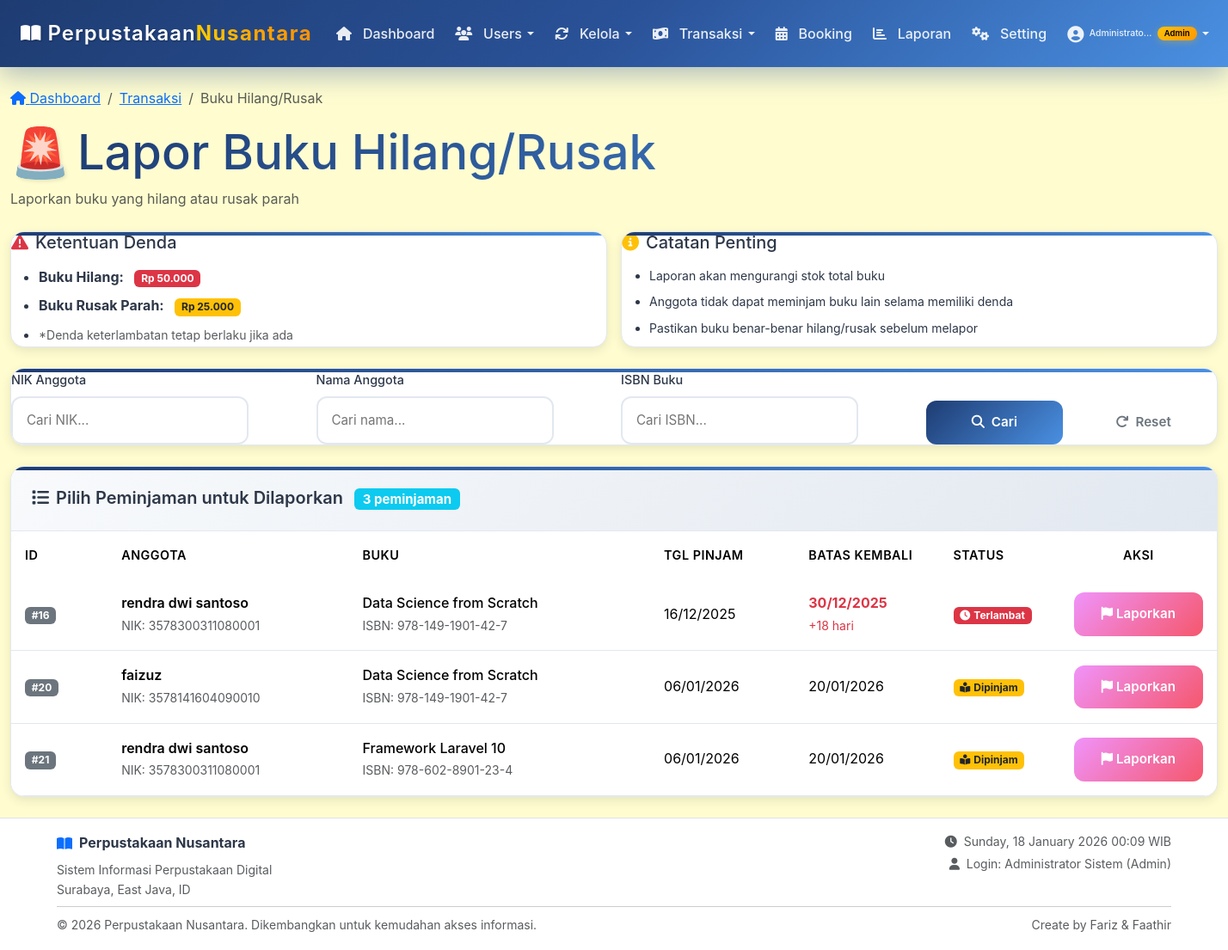
The app's page /admin/transaksi/buku_hilang.php (signed in) with its own data.
### tables this page shows
CREATE TABLE `peminjaman` (
  `id_peminjaman` int(11) NOT NULL,
  `nik` varchar(20) NOT NULL,
  `isbn` varchar(20) NOT NULL,
  `tanggal_pinjam` date NOT NULL,
  `tanggal_kembali` date NOT NULL,
  `status` enum('dipinjam','dikembalikan') DEFAULT 'dipinjam',
  `created_at` timestamp NOT NULL DEFAULT current_timestamp()
);

CREATE TABLE `anggota` (
  `nik` varchar(20) NOT NULL,
  `nama` varchar(100) NOT NULL,
  `no_hp` varchar(15) DEFAULT NULL,
  `alamat` text NOT NULL,
  `created_at` timestamp NOT NULL DEFAULT current_timestamp(),
  `user_id` int(11) DEFAULT NULL
);

CREATE TABLE `buku` (
  `isbn` varchar(20) NOT NULL,
  `judul` varchar(100) NOT NULL,
  `pengarang` varchar(50) NOT NULL,
  `id_penerbit` int(11) DEFAULT NULL,
  `id_rak` int(11) DEFAULT NULL,
  `tahun_terbit` int(4) NOT NULL,
  `stok_total` int(11) DEFAULT 0,
  `stok_tersedia` int(11) DEFAULT 0,
  `status` varchar(20) DEFAULT 'tersedia',
  `created_at` timestamp NOT NULL DEFAULT current_timestamp()
);

### includes/functions.php (called while the page is built, shortened)
<?php
if (!function_exists('formatTanggal')) {
    function formatTanggal($date, $format = 'd/m/Y') {
        return date($format, strtotime($date));
    }
}
?>

### admin/transaksi/buku_hilang.php (the view, shortened to what this page needs)
<?php
require_once '../../includes/functions.php';
include '../../config/database.php';
$stmt = $conn->query("SELECT * FROM pengaturan WHERE setting_key IN ('denda_hilang', 'denda_rusak_parah')");
$denda_settings = [];
while ($row = $stmt->fetch()) {
    $denda_settings[$row['setting_key']] = $row['setting_value'];
}
$denda_hilang = (int)($denda_settings['denda_hilang'] ?? 50000);
$denda_rusak_parah = (int)($denda_settings['denda_rusak_parah'] ?? 25000);
$search_nik = isset($_GET['nik']) ? sanitizeInput($_GET['nik']) : '';
$search_nama = isset($_GET['nama']) ? sanitizeInput($_GET['nama']) : '';
$search_isbn = isset($_GET['isbn']) ? sanitizeInput($_GET['isbn']) : '';
$where_conditions = ["p.status = 'dipinjam'"];
$params = [];
$where_clause = !empty($where_conditions) ? 'WHERE ' . implode(' AND ', $where_conditions) : '';
$stmt = $conn->prepare("
    SELECT p.*, a.nama, b.judul, b.isbn,
           DATEDIFF(CURDATE(), p.tanggal_kembali) as hari_terlambat
    FROM peminjaman p
    JOIN anggota a ON p.nik = a.nik
    JOIN buku b ON p.isbn = b.isbn
    $where_clause
    ORDER BY p.tanggal_kembali ASC
    LIMIT 50
");
$stmt->execute($params);
$peminjaman_aktif = $stmt->fetchAll();
include '../../includes/header.php';
?>
<div class="container-fluid py-4">
    <div class="mb-4">
        <nav aria-label="breadcrumb">
            <ol class="breadcrumb">
                <li class="breadcrumb-item">
                    <a href="../dashboard.php"><i class="fas fa-home"></i> Dashboard</a>
                </li>
                <li class="breadcrumb-item">
                    <a href="peminjaman.php">Transaksi</a>
                </li>
                <li class="breadcrumb-item active">Buku Hilang/Rusak</li>
            </ol>
        </nav>
        <h1 class="h3 mb-2 title-container">
            <span class="logo-emoji">🚨</span>
            <span class="title-gradient">Lapor Buku Hilang/Rusak</span>
        </h1>
        <p class="text-muted mb-0">Laporkan buku yang hilang atau rusak parah</p>
    </div>
    <div class="row g-3 mb-4">
        <div class="col-lg-6">
            <div class="modern-card h-100">
                <div class="card-body">
                    <h5 class="mb-3">
                        <i class="fas fa-exclamation-triangle text-danger me-2"></i>Ketentuan Denda
                    </h5>
                    <ul class="mb-0">
                        <li class="mb-2">
                            <strong>Buku Hilang:</strong>
                            <span class="badge bg-danger ms-2">Rp <?= number_format($denda_hilang, 0, ',', '.') ?></span>
                        </li>
                        <li class="mb-2">
                            <strong>Buku Rusak Parah:</strong>
                            <span class="badge bg-warning text-dark ms-2">Rp <?= number_format($denda_rusak_parah, 0, ',', '.') ?></span>
                        </li>
                        <li>
                            <small class="text-muted">*Denda keterlambatan tetap berlaku jika ada</small>
                        </li>
                    </ul>
                </div>
            </div>
        </div>
        <div class="col-lg-6">
            <div class="modern-card h-100">
                <div class="card-body">
                    <h5 class="mb-3">
                        <i class="fas fa-info-circle text-warning me-2"></i>Catatan Penting
                    </h5>
                    <ul class="mb-0 small">
                        <li class="mb-2">Laporan akan mengurangi stok total buku</li>
                        <li class="mb-2">Anggota tidak dapat meminjam buku lain selama memiliki denda</li>
                        <li>Pastikan buku benar-benar hilang/rusak sebelum melapor</li>
                    </ul>
                </div>
            </div>
        </div>
    </div>
    <div class="modern-card mb-4">
        <div class="card-body">
            <form method="GET" class="row g-3 align-items-end">
                <div class="col-lg-3 col-md-4">
                    <label class="form-label-modern">NIK Anggota</label>
                    <input type="text" name="nik" class="form-control-modern"
                           placeholder="Cari NIK..."
                           value="<?= htmlspecialchars($search_nik) ?>">
                </div>
                <div class="col-lg-3 col-md-4">
                    <label class="form-label-modern">Nama Anggota</label>
                    <input type="text" name="nama" class="form-control-modern"
                           placeholder="Cari nama..."
                           value="<?= htmlspecialchars($search_nama) ?>">
                </div>
                <div class="col-lg-3 col-md-4">
                    <label class="form-label-modern">ISBN Buku</label>
                    <input type="text" name="isbn" class="form-control-modern"
                           placeholder="Cari ISBN..."
                           value="<?= htmlspecialchars($search_isbn) ?>">
                </div>
                <div class="col-lg-3 col-md-12">
                    <div class="d-flex gap-2">
                        <button type="submit" class="btn btn-modern btn-primary-modern flex-fill">
                            <i class="fas fa-search me-2"></i>Cari
                        </button>
                        <a href="buku_hilang.php" class="btn btn-modern btn-outline-secondary flex-fill">
                            <i class="fas fa-redo me-2"></i>Reset
                        </a>
                    </div>
                </div>
            </form>
        </div>
    </div>
    <div class="modern-card">
        <div class="card-header-modern">
            <h5 class="card-title-modern mb-0">
                <i class="fas fa-list me-2"></i>Pilih Peminjaman untuk Dilaporkan
                <?php if ($peminjaman_aktif): ?>
                    <span class="badge bg-info ms-2"><?= count($peminjaman_aktif) ?> peminjaman</span>
                <?php endif; ?>
            </h5>
        </div>
        <div class="card-body p-0">
            <?php if ($peminjaman_aktif): ?>
                <div class="table-responsive">
                    <table class="table table-modern mb-0">
                        <thead>
                            <tr>
                                <th width="8%">ID</th>
                                <th width="20%">Anggota</th>
                                <th width="25%">Buku</th>
                                <th width="12%">Tgl Pinjam</th>
                                <th width="12%">Batas Kembali</th>
                                <th width="10%">Status</th>
                                <th width="13%" class="text-center">Aksi</th>
                            </tr>
                        </thead>
                        <tbody>
                            <?php foreach ($peminjaman_aktif as $row): ?>
                                <?php $is_overdue = $row['hari_terlambat'] > 0; ?>
                                <tr>
                                    <td>
                                        <span class="badge bg-secondary">#<?= $row['id_peminjaman'] ?></span>
                                    </td>
                                    <td>
                                        <div class="fw-semibold"><?= htmlspecialchars($row['nama']) ?></div>
                                        <small class="text-muted">NIK: <?= htmlspecialchars($row['nik']) ?></small>
                                    </td>
                                    <td>
                                        <div class="fw-medium"><?= htmlspecialchars($row['judul']) ?></div>
                                        <small class="text-muted">ISBN: <?= htmlspecialchars($row['isbn']) ?></small>
                                    </td>
                                    <td><?= formatTanggal($row['tanggal_pinjam']) ?></td>
                                    <td>
                                        <div class="<?= $is_overdue ? 'text-danger fw-bold' : '' ?>">
                                            <?= formatTanggal($row['tanggal_kembali']) ?>
                                        </div>
                                        <?php if ($is_overdue): ?>
                                            <small class="text-danger">+<?= $row['hari_terlambat'] ?> hari</small>
                                        <?php endif; ?>
                                    </td>
                                    <td>
                                        <?php if ($is_overdue): ?>
                                            <span class="badge bg-danger">
                                                <i class="fas fa-clock me-1"></i>Terlambat
                                            </span>
                                        <?php else: ?>
                                            <span class="badge bg-warning text-dark">
                                                <i class="fas fa-book-reader me-1"></i>Dipinjam
                                            </span>
                                        <?php endif; ?>
                                    </td>
                                    <td class="text-center">
                                        <button type="button" class="btn btn-modern btn-danger-modern btn-sm"
                                                data-bs-toggle="modal"
                                                data-bs-target="#reportModal"
                                                data-peminjaman-id="<?= $row['id_peminjaman'] ?>"
                                                data-nama="<?= htmlspecialchars($row['nama']) ?>"
                                                data-judul="<?= htmlspecialchars($row['judul']) ?>"
                                                data-isbn="<?= htmlspecialchars($row['isbn']) ?>"
                                                data-terlambat="<?= $is_overdue ? $row['hari_terlambat'] : 0 ?>">
                                            <i class="fas fa-flag me-1"></i>Laporkan
                                        </button>
                                    </td>
                                </tr>
                            <?php endforeach; ?>
                        </tbody>
                    </table>
                </div>
            <?php endif; ?>
        </div>
    </div>
</div>
<?php include '../../includes/footer.php'; ?>

### assets/css/style.css (style rules this page uses)
:root { --primary-gradient: linear-gradient(135deg, #667eea 0%, #764ba2 100%); --secondary-gradient: linear-gradient(135deg, #f093fb 0%, #f5576c 100%); --success-gradient: linear-gradient(135deg, #4facfe 0%, #00f2fe 100%); --dark-bg: #1a1d29; --card-bg: #ffffff; --text-primary: #2d3748; --text-secondary: #718096; --border-color: #e2e8f0; --shadow-sm: 0 2px 4px rgba(0,0,0,0.05); --shadow-md: 0 4px 12px rgba(0,0,0,0.1); --shadow-lg: 0 8px 25px rgba(0,0,0,0.15); --border-radius: 16px; --transition: all 0.3s cubic-bezier(0.4, 0, 0.2, 1); }
* { margin: 0; padding: 0; box-sizing: border-box; }
html { height: 100%; }
body { font-family: 'Inter', sans-serif; background: #FFFDD0; color: var(--text-primary); line-height: 1.6; min-height: 100vh; display: flex; flex-direction: column; margin: 0; padding: 0; }
.modern-card { background: var(--card-bg); border: 1px solid var(--border-color); border-radius: var(--border-radius); box-shadow: var(--shadow-md); transition: var(--transition); overflow: hidden; position: relative; }
.modern-card::before { content: ''; position: absolute; top: 0; left: 0; right: 0; height: 4px; background: linear-gradient(135deg, #1e3c72 0%, #4A90E2 100%); }
.card-header-modern { background: linear-gradient(135deg, #f8fafc 0%, #e2e8f0 100%); border: none; padding: 1.5rem; border-bottom: 1px solid var(--border-color); }
.card-title-modern { font-size: 1.25rem; font-weight: 600; margin: 0; color: var(--text-primary); }
.form-control-modern { border: 2px solid var(--border-color); border-radius: 12px; padding: 0.875rem 1rem; font-size: 0.95rem; transition: var(--transition); background: var(--card-bg); }
.form-label-modern { font-weight: 500; color: var(--text-primary); margin-bottom: 0.5rem; font-size: 0.9rem; }
.btn-modern { border: none; border-radius: 12px; padding: 0.875rem 2rem; font-weight: 600; font-size: 0.95rem; transition: var(--transition); position: relative; overflow: hidden; }
.btn-primary-modern { background: linear-gradient(135deg, #1e3c72 0%, #4A90E2 100%); color: white; }
.btn-danger-modern { background: var(--secondary-gradient); color: white; }
.table-modern { background: white; border-radius: var(--border-radius); overflow: hidden; box-shadow: var(--shadow-sm); }
.table-modern thead { background: linear-gradient(135deg, #1e3c72 0%, #4A90E2 100%); color: white; opacity: 0; transform: translateY(-20px); animation: slideDownHeader 0.6s ease-out 0.4s forwards; }
.table-modern th { font-weight: 600; border: none; padding: 1rem; font-size: 0.9rem; text-transform: uppercase; letter-spacing: 0.5px; }
.table-modern td { padding: 1rem; border: none; border-bottom: 1px solid var(--border-color); vertical-align: middle; }
.table-modern tbody tr { opacity: 0; transform: translateY(30px); animation: slideUpRow 0.6s ease-out forwards; }
.table-modern tbody tr:nth-child(1) { animation-delay: 0.5s; }
.table-modern tbody tr:nth-child(2) { animation-delay: 0.6s; }
.table-modern tbody tr:nth-child(3) { animation-delay: 0.7s; }
.title-container { display: flex; align-items: center; flex-wrap: nowrap; gap: 0.5rem; width: 100%; }
.logo-emoji { font-size: 3rem; display: inline-block; flex-shrink: 0; color: initial; background: none; -webkit-text-fill-color: initial; text-shadow: 2px 2px 4px rgba(0,0,0,0.1); animation: logoFloat 3s ease-in-out infinite; }
.title-gradient { background: linear-gradient(135deg, #1e3c72 0%, #4A90E2 100%); background-clip: text; -webkit-background-clip: text; -webkit-text-fill-color: transparent; display: inline-block; flex: 1; line-height: 1.2; word-break: keep-all; }
@media (min-width: 1200px) { .title-gradient { font-size: 3.5rem; } }
@media (min-width: 1200px) { .logo-emoji { font-size: 3.5rem; } }

### includes/header.php (style rules this page uses)
body { font-family: 'Inter', -apple-system, BlinkMacSystemFont, 'Segoe UI', Roboto, sans-serif; }

### records on screen
peminjaman: id_peminjaman "16", nik.nama "rendra dwi santoso", nik "3578300311080001", isbn.judul "Data Science from Scratch", isbn.isbn "978-149-1901-42-7", tanggal_pinjam "16/12/2025", tanggal_kembali "30/12/2025", hari_terlambat "18", shows "Terlambat"
peminjaman: id_peminjaman "20", nik.nama "faizuz", nik "3578141604090010", isbn.judul "Data Science from Scratch", isbn.isbn "978-149-1901-42-7", tanggal_pinjam "06/01/2026", tanggal_kembali "20/01/2026", shows "Dipinjam"
peminjaman: id_peminjaman "21", nik.nama "rendra dwi santoso", nik "3578300311080001", isbn.judul "Framework Laravel 10", isbn.isbn "978-602-8901-23-4", tanggal_pinjam "06/01/2026", tanggal_kembali "20/01/2026", shows "Dipinjam"

### other values on screen
strlen($nama) > 12 ? substr($nama, 0, 12) . '...' : $nama "Administrato..."
$badge_text "Admin"
$denda_hilang "50.000"
$denda_rusak_parah "25.000"
count($peminjaman_aktif) "3"
SITE_NAME "Perpustakaan Nusantara"
$SISTEM['alamat_perpustakaan'] "Surabaya, East Java, ID"
$current_user['nama'] "Administrator Sistem"
str_replace('_', ' ', $current_user['role']) "Admin"
